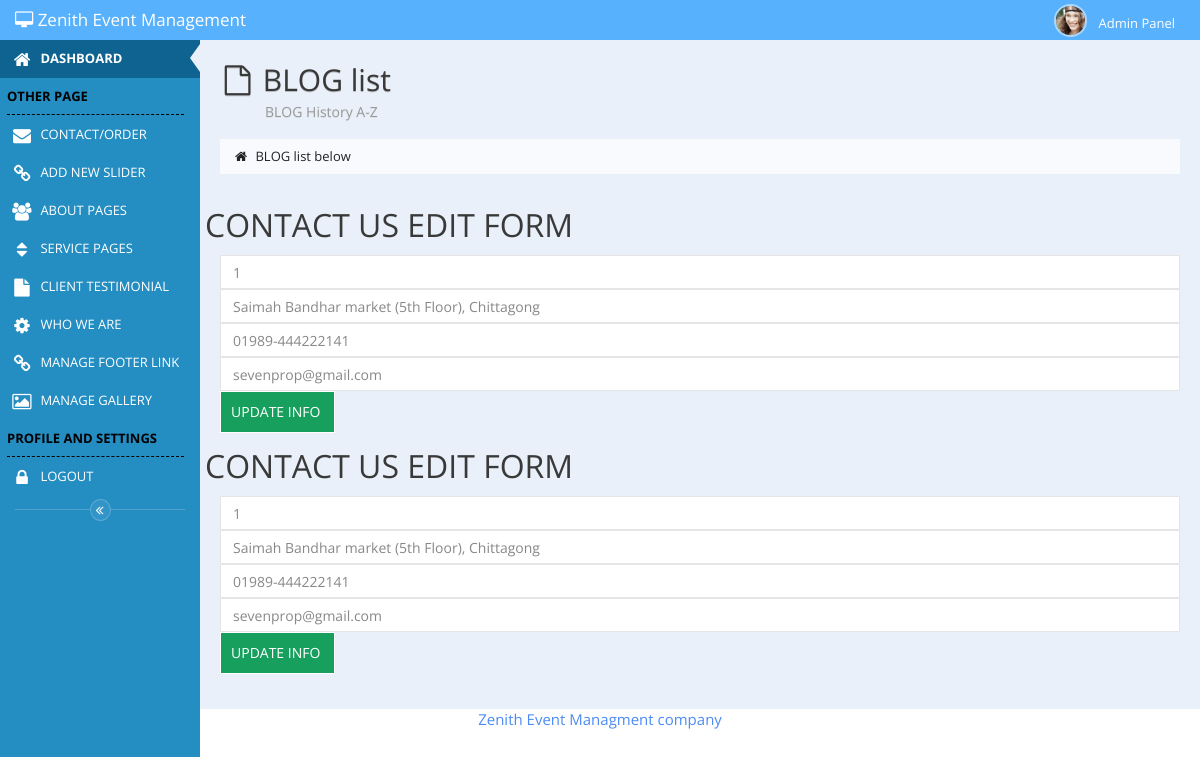
Screenshot of /admin-7/admin/essential_edit.php?id=1 with the database file from the repository.
### tables this page shows
CREATE TABLE `address` (
  `id` int(11) NOT NULL,
  `location` varchar(200) NOT NULL,
  `map` text NOT NULL,
  `number` varchar(200) NOT NULL,
  `email` varchar(200) NOT NULL
);

### admin-7/admin/essential_edit.php (the view, shortened to what this page needs)
<?php
	require_once 'head.php';
	require_once 'left_side_nav.php';
?>
<div id="main-content">
		<div class="page-title">
			<div>
				<h1><i class="fa fa-file-o"></i> BLOG list</h1>
				<h4>BLOG History A-Z</h4>
			</div>
		</div>
		<div id="breadcrumbs">
			<ul class="breadcrumb">
				<li class="active"><i class="fa fa-home"></i> BLOG list below</li>
			</ul>
		</div>
		<div class="row">
			<?php
				if(isset($_GET['id'])){
						$edit_id=$_GET['id'];
						$edit_query="SELECT * FROM address WHERE id='$edit_id'";
						$run_edit=mysql_query($edit_query);
						while($edit_row=mysql_fetch_array($run_edit)){
							$id           =$edit_row['id'];
							$new_location =$edit_row['location'];
							$new_number   =$edit_row['number'];
							$new_email    =$edit_row['email'];
							echo'
									<h1>CONTACT US EDIT FORM</h1>
								<form action="edit.php" method="post">
											<div class="col-lg-12 col-sm-12 col-md-12 col-xs-12">
												<input type="text" class="form-control caption_text" value="'.$id.'" name="id" >
											</div>
											<div class="col-lg-12 col-sm-12 col-md-12 col-xs-12">
												<input type="text" class="form-control caption_text" value="'.$new_location.'" name="mylocation" >
											</div>
											<div class="col-lg-12 col-sm-12 col-md-12 col-xs-12">
												<input type="text" class="form-control caption_text" value="'.$new_number.'" name="mynumber" >
											</div>
											<div class="col-lg-12 col-sm-12 col-md-12 col-xs-12">
												<input type="text" class="form-control caption_text" value="'.$new_email.'" name="myemail" >
											</div>
											<div class="col-lg-12 col-sm-12 col-md-12 col-xs-12 form-group">
											      <input type="submit" name="update" class="upload" value="UPDATE INFO ">
											</div>
								</form>
								';
						}
					}
				?>
		</div>
</div>
<?php
	require_once 'footer.php';
?>

### admin-7/admin/css/admin_page_style.css (style rules this page uses)
* { margin: 0; padding: 0; }
.upload { background: #17a05d none repeat scroll 0 0; border: 1px solid #fff; color: #fff; font-size: 1.4rem; margin: 0; padding: 10px; }

### rows the page displays
address: id "1", mylocation "Saimah Bandhar market (5th Floor), Chittagong", mynumber "01989-444222141", myemail "sevenprop@gmail.com"
address: id "1", mylocation "Saimah Bandhar market (5th Floor), Chittagong", mynumber "01989-444222141", myemail "sevenprop@gmail.com"
